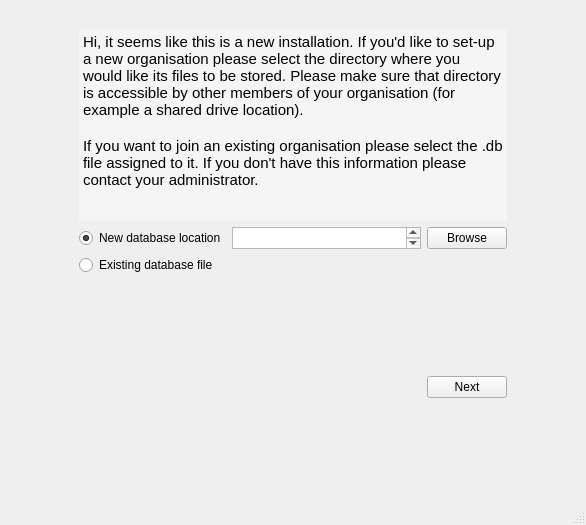
<?xml version="1.0" encoding="UTF-8"?>
<ui version="4.0">
 <class>MainWindow</class>
 <widget class="QMainWindow" name="MainWindow">
  <property name="geometry">
   <rect>
    <x>0</x>
    <y>0</y>
    <width>586</width>
    <height>525</height>
   </rect>
  </property>
  <property name="windowTitle">
   <string>Self Assesment Tool</string>
  </property>
  <widget class="QWidget" name="centralwidget">
   <layout class="QVBoxLayout" name="verticalLayout">
    <item>
     <layout class="QHBoxLayout" name="horizontalLayout_2">
      <item>
       <widget class="QLabel" name="label">
        <property name="maximumSize">
         <size>
          <width>180</width>
          <height>180</height>
         </size>
        </property>
        <property name="text">
         <string/>
        </property>
        <property name="pixmap">
         <pixmap>../../resources/logos/logo_transparent.png</pixmap>
        </property>
        <property name="scaledContents">
         <bool>true</bool>
        </property>
       </widget>
      </item>
     </layout>
    </item>
    <item>
     <layout class="QGridLayout" name="gridLayout">
      <item row="3" column="4">
       <spacer name="horizontalSpacer_2">
        <property name="orientation">
         <enum>Qt::Horizontal</enum>
        </property>
        <property name="sizeType">
         <enum>QSizePolicy::Fixed</enum>
        </property>
        <property name="sizeHint" stdset="0">
         <size>
          <width>70</width>
          <height>20</height>
         </size>
        </property>
       </spacer>
      </item>
      <item row="3" column="1">
       <widget class="QRadioButton" name="radioButtonNewDatabase">
        <property name="text">
         <string>New database location</string>
        </property>
        <property name="checked">
         <bool>true</bool>
        </property>
       </widget>
      </item>
      <item row="3" column="3">
       <widget class="QPushButton" name="browseButton">
        <property name="text">
         <string>Browse</string>
        </property>
       </widget>
      </item>
      <item row="3" column="0">
       <spacer name="horizontalSpacer">
        <property name="orientation">
         <enum>Qt::Horizontal</enum>
        </property>
        <property name="sizeType">
         <enum>QSizePolicy::Fixed</enum>
        </property>
        <property name="sizeHint" stdset="0">
         <size>
          <width>70</width>
          <height>20</height>
         </size>
        </property>
       </spacer>
      </item>
      <item row="1" column="1" colspan="3">
       <widget class="QTextBrowser" name="textBrowser">
        <property name="sizePolicy">
         <sizepolicy hsizetype="Expanding" vsizetype="Minimum">
          <horstretch>0</horstretch>
          <verstretch>0</verstretch>
         </sizepolicy>
        </property>
        <property name="styleSheet">
         <string notr="true">background-color: rgba(255, 255, 255, 100);
border: none;</string>
        </property>
        <property name="html">
         <string>&lt;!DOCTYPE HTML PUBLIC &quot;-//W3C//DTD HTML 4.0//EN&quot; &quot;http://www.w3.org/TR/REC-html40/strict.dtd&quot;&gt;
&lt;html&gt;&lt;head&gt;&lt;meta name=&quot;qrichtext&quot; content=&quot;1&quot; /&gt;&lt;style type=&quot;text/css&quot;&gt;
p, li { white-space: pre-wrap; }
&lt;/style&gt;&lt;/head&gt;&lt;body style=&quot; font-family:'MS Shell Dlg 2'; font-size:8pt; font-weight:400; font-style:normal;&quot;&gt;
&lt;p style=&quot; margin-top:0px; margin-bottom:0px; margin-left:0px; margin-right:0px; -qt-block-indent:0; text-indent:0px;&quot;&gt;&lt;span style=&quot; font-size:11pt;&quot;&gt;Hi, it seems like this is a new installation. If you'd like to set-up a new organisation please select the directory where you would like its files to be stored. Please make sure that directory is accessible by other members of your organisation (for example a shared drive location).&lt;/span&gt;&lt;/p&gt;
&lt;p style=&quot;-qt-paragraph-type:empty; margin-top:0px; margin-bottom:0px; margin-left:0px; margin-right:0px; -qt-block-indent:0; text-indent:0px; font-size:11pt;&quot;&gt;&lt;br /&gt;&lt;/p&gt;
&lt;p style=&quot; margin-top:0px; margin-bottom:0px; margin-left:0px; margin-right:0px; -qt-block-indent:0; text-indent:0px;&quot;&gt;&lt;span style=&quot; font-size:11pt;&quot;&gt;If you want to join an existing organisation please select the .db file assigned to it. If you don't have this information please contact your administrator.&lt;/span&gt;&lt;/p&gt;&lt;/body&gt;&lt;/html&gt;</string>
        </property>
       </widget>
      </item>
      <item row="4" column="1">
       <widget class="QRadioButton" name="radioButtonExistingDatabase">
        <property name="text">
         <string>Existing database file</string>
        </property>
       </widget>
      </item>
      <item row="5" column="2">
       <spacer name="verticalSpacer">
        <property name="orientation">
         <enum>Qt::Vertical</enum>
        </property>
        <property name="sizeHint" stdset="0">
         <size>
          <width>20</width>
          <height>40</height>
         </size>
        </property>
       </spacer>
      </item>
      <item row="5" column="3">
       <widget class="QPushButton" name="nextButton">
        <property name="text">
         <string>Next</string>
        </property>
       </widget>
      </item>
      <item row="3" column="2">
       <widget class="QTextEdit" name="fileTextEdit">
        <property name="sizePolicy">
         <sizepolicy hsizetype="Expanding" vsizetype="Ignored">
          <horstretch>0</horstretch>
          <verstretch>0</verstretch>
         </sizepolicy>
        </property>
        <property name="maximumSize">
         <size>
          <width>16777215</width>
          <height>16777215</height>
         </size>
        </property>
        <property name="styleSheet">
         <string notr="true"/>
        </property>
       </widget>
      </item>
     </layout>
    </item>
   </layout>
  </widget>
  <widget class="QMenuBar" name="menubar">
   <property name="geometry">
    <rect>
     <x>0</x>
     <y>0</y>
     <width>586</width>
     <height>22</height>
    </rect>
   </property>
  </widget>
  <widget class="QStatusBar" name="statusbar"/>
 </widget>
 <resources/>
 <connections/>
</ui>
